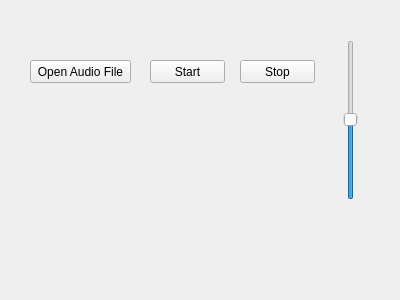
<?xml version="1.0" encoding="UTF-8"?>
<ui version="4.0">
 <class>MainWindow</class>
 <widget class="QMainWindow" name="MainWindow">
  <property name="geometry">
   <rect>
    <x>0</x>
    <y>0</y>
    <width>400</width>
    <height>300</height>
   </rect>
  </property>
  <property name="windowTitle">
   <string>MainWindow</string>
  </property>
  <widget class="QWidget" name="centralWidget">
   <widget class="QPushButton" name="open">
    <property name="geometry">
     <rect>
      <x>30</x>
      <y>60</y>
      <width>101</width>
      <height>23</height>
     </rect>
    </property>
    <property name="text">
     <string>Open Audio File</string>
    </property>
   </widget>
   <widget class="QPushButton" name="start">
    <property name="geometry">
     <rect>
      <x>150</x>
      <y>60</y>
      <width>75</width>
      <height>23</height>
     </rect>
    </property>
    <property name="text">
     <string>Start</string>
    </property>
   </widget>
   <widget class="QPushButton" name="stop">
    <property name="geometry">
     <rect>
      <x>240</x>
      <y>60</y>
      <width>75</width>
      <height>23</height>
     </rect>
    </property>
    <property name="text">
     <string>Stop</string>
    </property>
   </widget>
   <widget class="QSlider" name="volume">
    <property name="geometry">
     <rect>
      <x>340</x>
      <y>40</y>
      <width>22</width>
      <height>160</height>
     </rect>
    </property>
    <property name="value">
     <number>50</number>
    </property>
    <property name="orientation">
     <enum>Qt::Vertical</enum>
    </property>
   </widget>
  </widget>
 </widget>
 <layoutdefault spacing="6" margin="11"/>
 <resources/>
 <connections/>
</ui>
